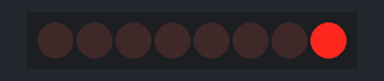
The program below on a simulated Raspberry Pi (header pin numbers). Shown: 8 shift-register outputs drawn as a row of LEDs (first output left, lit = HIGH).

Above: at 0.5 s.
At 2.5 s:
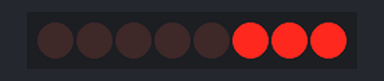
At 3.5 s:
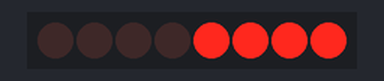
At 4.5 s:
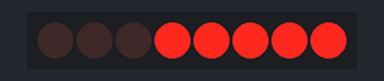
At 6.5 s:
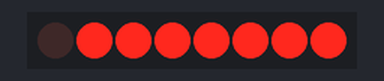
At 9.5 s:
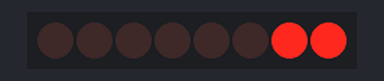
Timing chart, 0 to 10.4 s (numbered marks = the images above):
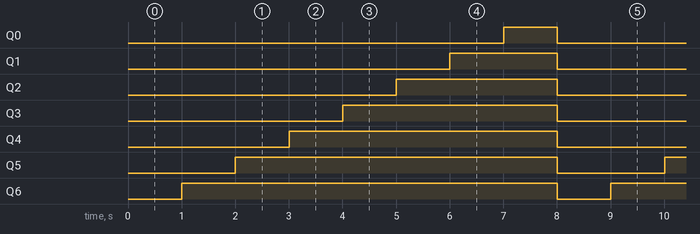

Measured:
- by itself, Q0: alternates HIGH for 1.0 s and LOW for 7.0 s
- by itself, Q1: alternates HIGH for 2.0 s and LOW for 6.0 s
- by itself, Q2: alternates HIGH for 3.0 s and LOW for 5.0 s
- by itself, Q3: alternates HIGH for 4.0 s and LOW for 4.0 s
- by itself, Q4: alternates HIGH for 5.0 s and LOW for 3.0 s
- by itself, Q5: alternates HIGH for 6.0 s and LOW for 2.0 s
- by itself, Q6: alternates HIGH for 7.0 s and LOW for 1.0 s

The program:

FlowingLight.py
```python
import RPi.GPIO as GPIO
import time
import typing

dataPin = 11
latchPin = 13
clockPin = 15

class Chip74HC595(object):
    def __init__(self, dataPin, latchPin, clockPin):
        self.dataPin = dataPin
        self.latchPin = latchPin
        self.clockPin = clockPin

    def outputPins(self, output0: bool, output1: bool, output2: bool, output3: bool, output4: bool, output5: bool, output6: bool, output7: bool):
        for i in range(0,8):
            GPIO.output(latchPin,GPIO.LOW)
            for j in range(0,8):
                GPIO.output(clockPin,GPIO.LOW)
                GPIO.output(dataPin,
                            GPIO.HIGH
                            if (j == 0 and output0)
                            or (j == 1 and output1)
                            or (j == 2 and output2)
                            or (j == 3 and output3)
                            or (j == 4 and output4)
                            or (j == 5 and output5)
                            or (j == 6 and output6)
                            or (j == 7 and output7)
                            else GPIO.LOW)
                GPIO.output(clockPin,GPIO.HIGH)
            GPIO.output(latchPin,GPIO.HIGH)

chip = Chip74HC595(dataPin,latchPin,clockPin)

if __name__ == '__main__':
    GPIO.setmode(GPIO.BOARD)
    GPIO.setup(dataPin, GPIO.OUT)
    GPIO.setup(latchPin, GPIO.OUT)
    GPIO.setup(clockPin, GPIO.OUT)

    try:
        while True:
            chip.outputPins(True,False,False,False,False,False,False,False)
            time.sleep(1)
            chip.outputPins(True,True,False,False,False,False,False,False)
            time.sleep(1)
            chip.outputPins(True,True,True,False,False,False,False,False)
            time.sleep(1)
            chip.outputPins(True,True,True,True,False,False,False,False)
            time.sleep(1)
            chip.outputPins(True,True,True,True,True,False,False,False)
            time.sleep(1)
            chip.outputPins(True,True,True,True,True,True,False,False)
            time.sleep(1)
            chip.outputPins(True,True,True,True,True,True,True,False)
            time.sleep(1)
            chip.outputPins(True,True,True,True,True,True,True,True)
            time.sleep(1)
    finally:
        GPIO.cleanup()
```
